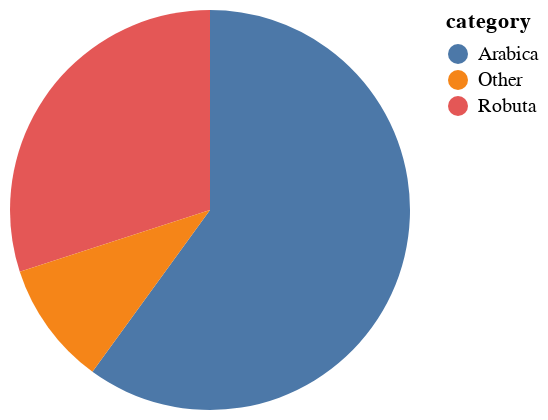

Write the Vega-Lite specification saved for this chart.
### Vega-Lite specification from a JSON file in a GitHub repository (floating-point values rounded to 4 significant figures)
{"$schema": "https://vega.github.io/schema/vega-lite/v5.json", "width": 200, "height": 200, "data": {"values": [{"category": "Arabica", "value": 60}, {"category": "Robuta", "value": 30}, {"category": "Other", "value": 10}]}, "mark": {"type": "arc", "tooltip": true}, "encoding": {"theta": {"field": "value", "type": "quantitative", "stack": "normalize"}, "color": {"field": "category", "type": "nominal"}}}
